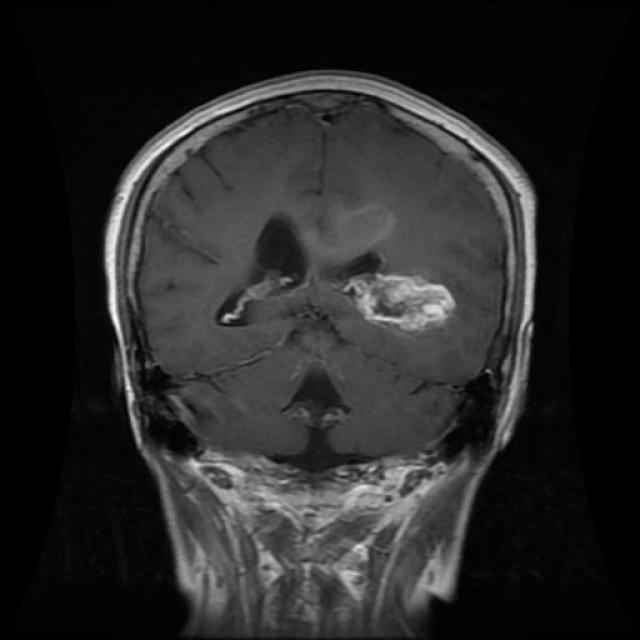
#> input picture train_images/Tr-gl_0044_jpg.rf.028a8da57f25d5bba2039e904edb587c.jpg, 640 x 640 px, found by its file name; its folder holds 4 pictures in this run
$ python rf.py
#> lines starting #> are read from the running program, lines starting #| are printed output that depends on the picture
import os
import sys
import numpy as np
import matplotlib.pyplot as plt
from itertools import product
from skimage.io import imread
from skimage.transform import resize
from sklearn.ensemble import RandomForestClassifier
from sklearn.preprocessing import StandardScaler, LabelEncoder
from sklearn.metrics import accuracy_score, classification_report, confusion_matrix
import seaborn as sns
from sklearn.model_selection import train_test_split
from sklearn.metrics import precision_recall_curve, average_precision_score
from sklearn.preprocessing import label_binarize
from sklearn.metrics import roc_curve, auc

# CONFIG
train_dir = 'image_data/train_images'
valid_dir = 'image_data/valid_images'
test_dir = 'image_data/test_images'
image_size = (128, 128)
n_estimators_options = [5, 7, 10, 15]
max_depth_options = [3, 5, 7, 10]
max_features_options = ['sqrt', 'log2']

# Save print output to rf_predictions.txt
sys.stdout = open('rf_predictions.txt', 'w')

# Load images
def load_images(directory):
#> called with directory = 'image_data/train_images'
    images, labels = [], []
    for file in os.listdir(directory):
        if file.endswith('.jpg'):
            path = os.path.join(directory, file)
            img = imread(path)
#> img is the input picture: shape (640, 640, 3); min 0, max 255, mean 39.4
            img = resize(img, image_size, anti_aliasing=True)
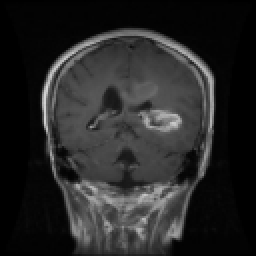
#> img: shape (128, 128, 3) float64 (shown 2 times larger); min 0, max 0.837, mean 0.155
            img = img.mean(axis=2) if img.ndim == 3 else img
#> img: shape (128, 128) float64
            images.append(img.flatten())
            labels.append(file.split('_')[0])
#> pass 2 of the loop in load_images, `for file in os.listdir(directory):`:
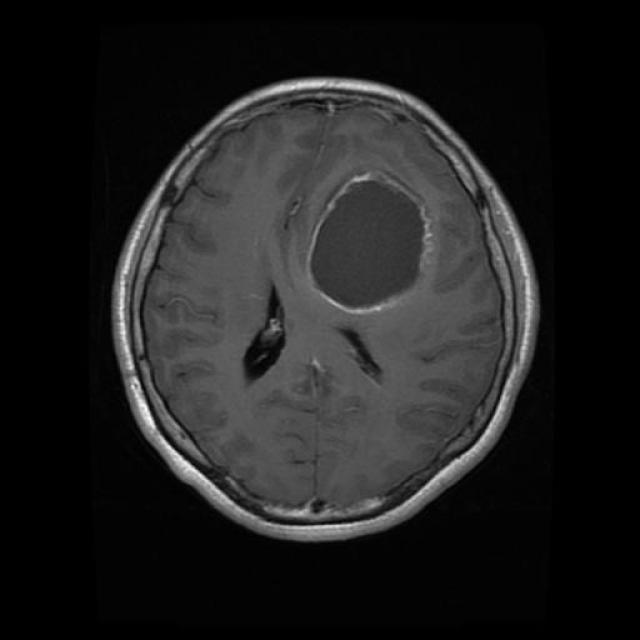
#> input picture train_images/Tr-gl_0055_jpg.rf.b5b1d3c9c19790cd5b457c24d9866de6.jpg, 640 x 640 px, found by its file name
#> in load_images, img is the input picture: shape (640, 640, 3); min 0, max 255, mean 31.3
#> in load_images, `img = resize(img, image_size, anti_aliasing=True)`:
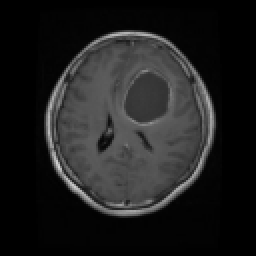
#> img: shape (128, 128, 3) float64 (shown 2 times larger); min 0, max 0.835, mean 0.123
#> pass 3 of the loop in load_images, `for file in os.listdir(directory):`:
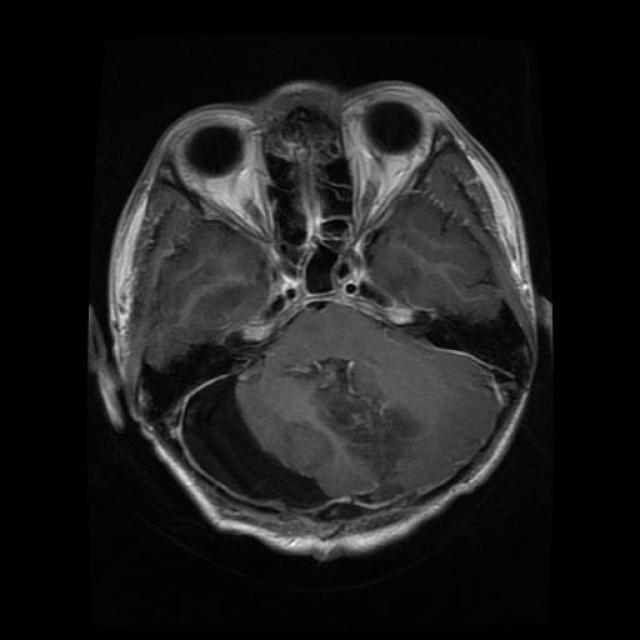
#> input picture train_images/Tr-gl_0065_jpg.rf.50526667ec75359a6e72ad0757404d35.jpg, 640 x 640 px, found by its file name
#> in load_images, img is the input picture: shape (640, 640, 3); min 0, max 254, mean 28.8
#> in load_images, `img = resize(img, image_size, anti_aliasing=True)`:
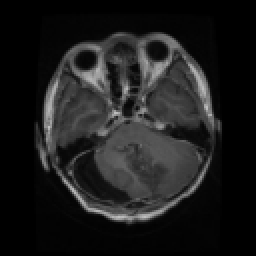
#> img: shape (128, 128, 3) float64 (shown 2 times larger); min 0, max 0.751, mean 0.113
#> the loop made 4 passes; the first 3 are shown
    return np.array(images), np.array(labels)

# Load and prepare training data
X_train_raw, y_train_raw = load_images(train_dir)
encoder = LabelEncoder()
y_train_enc = encoder.fit_transform(y_train_raw)

# Split into internal train/val for tuning
X_train, X_val, y_train, y_val = train_test_split(X_train_raw, y_train_enc, test_size=0.2, stratify=y_train_enc, random_state=42)

# Scale features
scaler = StandardScaler()
X_train_scaled = scaler.fit_transform(X_train)
X_val_scaled = scaler.transform(X_val)

# Hyperparameter tuning
best_acc = 0
best_params = None
best_model = None
results = []

# Store training and validation accuracy for each param combo
train_accs = []
val_accs = []
param_labels = []

print("\nFine-tuning Random Forest (tracking overfitting)...\n")
for n, d, f in product(n_estimators_options, max_depth_options, max_features_options):
    rf = RandomForestClassifier(n_estimators=n, max_depth=d, max_features=f, random_state=42)
    rf.fit(X_train_scaled, y_train)

    # Predict on both training and validation sets
    train_preds = rf.predict(X_train_scaled)
    val_preds = rf.predict(X_val_scaled)

    train_acc = accuracy_score(y_train, train_preds)
    val_acc = accuracy_score(y_val, val_preds)

    train_accs.append(train_acc)
    val_accs.append(val_acc)
    param_labels.append(f"{n}T | d={d} | f={f}")

    print(f"{param_labels[-1]} -> Train Acc: {train_acc:.4f} | Val Acc: {val_acc:.4f}")

    # Track best model
    if (val_acc > best_acc) and ((train_acc - val_acc) <= 0.1):
        best_acc = val_acc
        best_params = (n, d, f)
        best_model = rf


# Plot 1: Train vs Validation Accuracy Across Hyperparameters
x = np.arange(len(param_labels))
width = 0.35

plt.figure(figsize=(14, 6))
overfit_flags = [(tr - va) > 0.1 for tr, va in zip(train_accs, val_accs)]
colors = ['red' if flag else 'green' for flag in overfit_flags]

plt.bar(x - width/2, train_accs, width, label='Train Accuracy', color='gray')
plt.bar(x + width/2, val_accs, width, label='Validation Accuracy', color=colors)


plt.xticks(x, param_labels, rotation=45, ha='right', fontsize=9)
plt.xlabel('Hyperparameter Combinations')
plt.ylabel('Accuracy')
plt.title('Train vs Validation Accuracy Across Hyperparameters')
plt.legend()
plt.tight_layout()
plt.savefig("rf_fig_1.png")
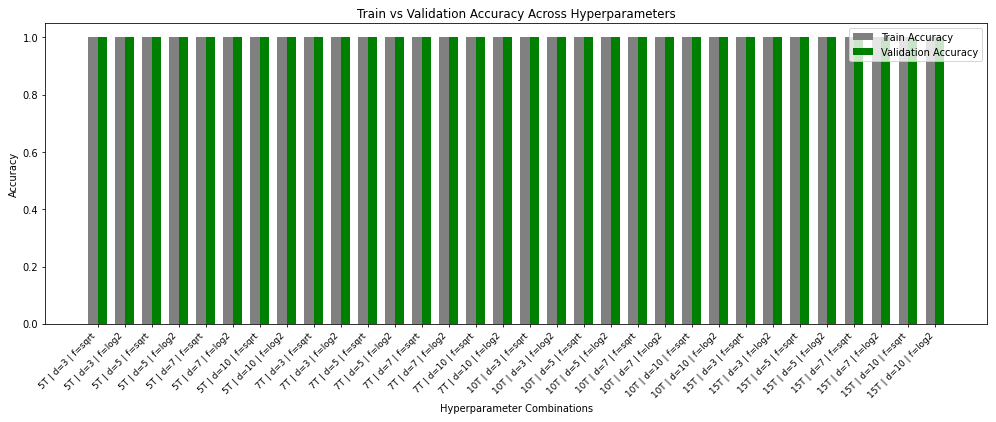
#> figure drawn by matplotlib, 1 panel
plt.close()

# Print Best Model Parameters
print(f"\nBest Model: n_estimators={best_params[0]}, max_depth={best_params[1]}, max_features={best_params[2]}")
print(f"Validation Accuracy: {best_acc:.4f}")

# Retrain on full training data (train + valid)
X_full = np.vstack([X_train_raw, load_images(valid_dir)[0]])
#> (the run stopped early here; a loop or call above may not have finished)
